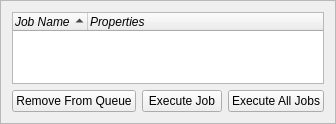
<?xml version="1.0" encoding="UTF-8"?>
<ui version="4.0">
 <class>frame_tab_queue</class>
 <widget class="QFrame" name="frame_tab_queue">
  <property name="geometry">
   <rect>
    <x>0</x>
    <y>0</y>
    <width>306</width>
    <height>124</height>
   </rect>
  </property>
  <property name="windowTitle">
   <string>Frame</string>
  </property>
  <property name="frameShape">
   <enum>QFrame::StyledPanel</enum>
  </property>
  <property name="frameShadow">
   <enum>QFrame::Raised</enum>
  </property>
  <layout class="QVBoxLayout" name="verticalLayout">
   <item>
    <layout class="QVBoxLayout" name="verticalLayout_2">
     <item>
      <widget class="QTreeWidget" name="tree_queue">
       <property name="sortingEnabled">
        <bool>true</bool>
       </property>
       <property name="columnCount">
        <number>2</number>
       </property>
       <attribute name="headerDefaultSectionSize">
        <number>75</number>
       </attribute>
       <column>
        <property name="text">
         <string>Job Name</string>
        </property>
        <property name="font">
         <font>
          <italic>true</italic>
         </font>
        </property>
       </column>
       <column>
        <property name="text">
         <string>Properties</string>
        </property>
        <property name="font">
         <font>
          <italic>true</italic>
         </font>
        </property>
        <property name="textAlignment">
         <set>AlignLeft|AlignVCenter</set>
        </property>
       </column>
      </widget>
     </item>
     <item>
      <layout class="QHBoxLayout" name="horizontalLayout_8">
       <item>
        <widget class="QPushButton" name="btn_queue_remove">
         <property name="text">
          <string>Remove From Queue</string>
         </property>
        </widget>
       </item>
       <item>
        <widget class="QPushButton" name="btn_queue_exe">
         <property name="text">
          <string>Execute Job</string>
         </property>
        </widget>
       </item>
       <item>
        <widget class="QPushButton" name="btn_queue_exeall">
         <property name="text">
          <string>Execute All Jobs</string>
         </property>
        </widget>
       </item>
      </layout>
     </item>
    </layout>
   </item>
  </layout>
 </widget>
 <resources/>
 <connections/>
</ui>
